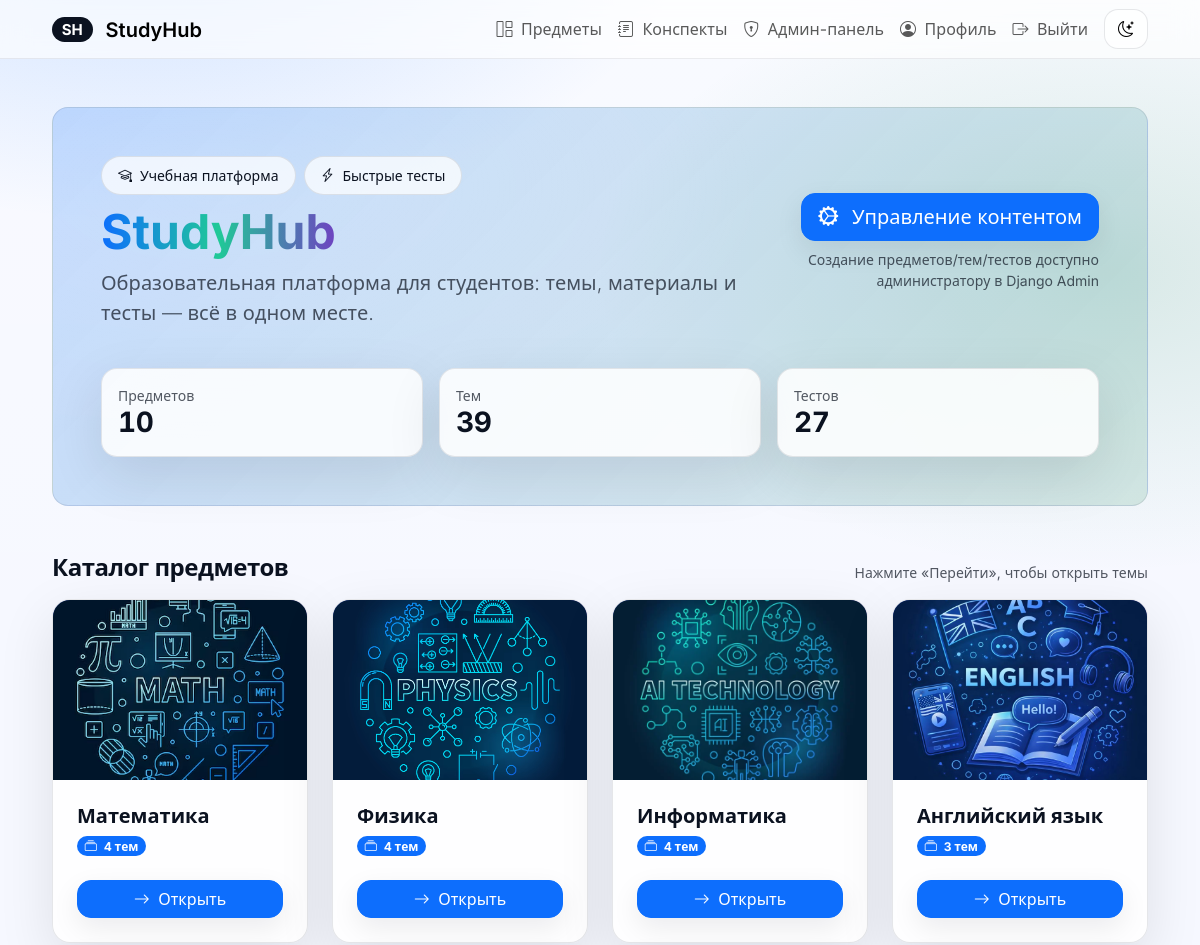
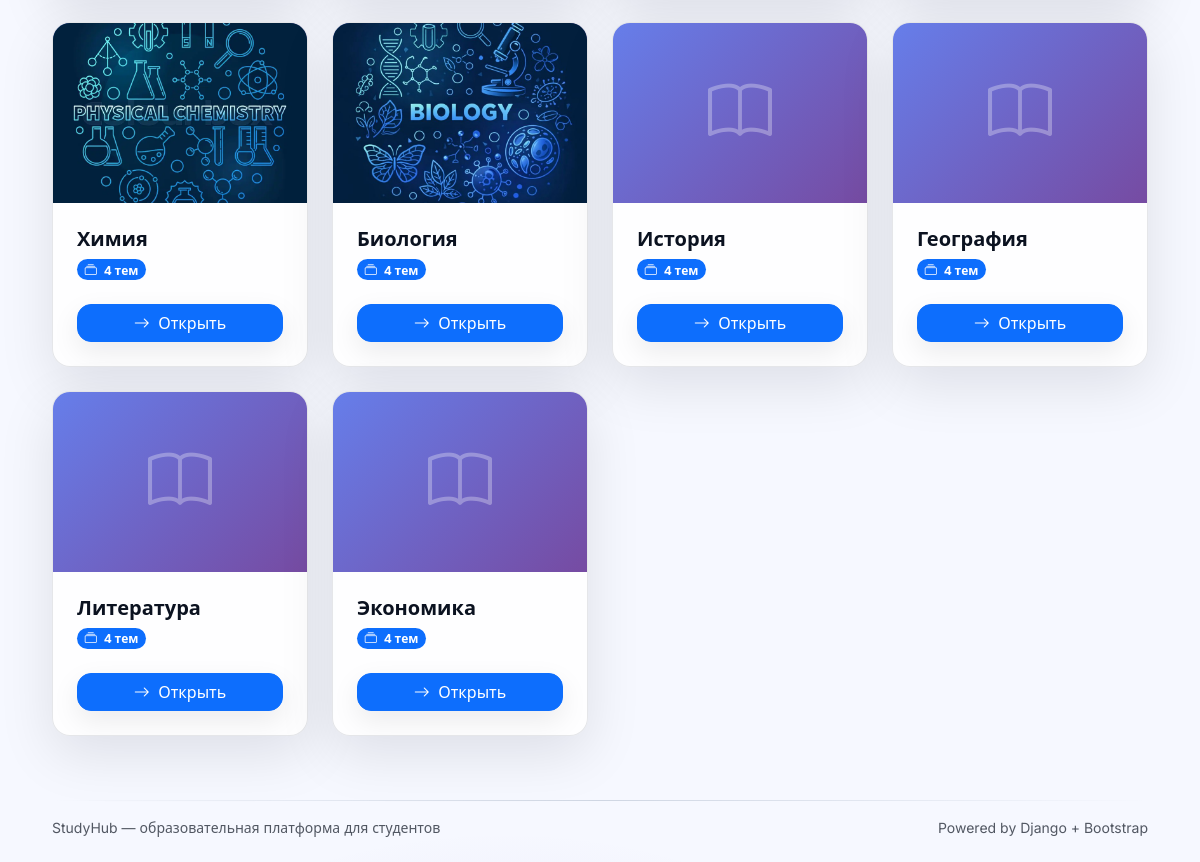
Page / (signed in) on the committed database (2 pictures, top to bottom).
### core/models.py (models this page shows, shortened)
class Subject(models.Model):
    name = models.CharField(max_length=200, verbose_name='Название')
    image = models.ImageField(upload_to='subjects/', blank=True, null=True, verbose_name='Изображение')
    description = models.TextField(blank=True, verbose_name='Описание')
    class Meta:
        ordering = ['name']
        verbose_name = 'Предмет'
        verbose_name_plural = 'Предметы'

### core/views.py (the view)
# urls.py: path('', views.home, name='home'),
def home(request: HttpRequest) -> HttpResponse:
    subjects = Subject.objects.annotate(topic_count=Count('topics')).all()
    stats = {
        'subjects': Subject.objects.count(),
        'topics': Topic.objects.count(),
        'tests': Test.objects.count(),
    }
    return render(request, 'core/home.html', {'subjects': subjects, 'stats': stats})

### templates/core/home.html (shortened to what this page needs)
{% extends "base.html" %}
{% block content %}
  <div class="p-4 p-lg-5 rounded-4 sh-hero mb-4 mb-lg-5">
    <div class="row g-4 align-items-center">
      <div class="col-lg-8">
        <div class="d-inline-flex align-items-center gap-2 mb-2">
          <span class="px-3 py-2 sh-chip small">
            <i class="bi bi-mortarboard me-1"></i> Учебная платформа
          </span>
          <span class="px-3 py-2 sh-chip small">
            <i class="bi bi-lightning-charge me-1"></i> Быстрые тесты
          </span>
        </div>
        <h1 class="display-5 fw-bold mb-2">
          <span class="sh-gradient-text">StudyHub</span>
        </h1>
        <p class="lead mb-0 sh-muted">
          Образовательная платформа для студентов: темы, материалы и тесты — всё в одном месте.
        </p>
      </div>
      <div class="col-lg-4 text-lg-end">
        <a class="btn btn-primary btn-lg" href="/admin/">
          <i class="bi bi-gear-wide-connected me-2"></i> Управление контентом
        </a>
        <div class="small mt-2 sh-muted">
          Создание предметов/тем/тестов доступно администратору в Django Admin
        </div>
      </div>
    </div>
    <div class="row g-3 mt-4">
      <div class="col-12 col-md-4">
        <div class="p-3 rounded-4 sh-glass sh-card">
          <div class="small sh-muted">Предметов</div>
          <div class="h3 fw-bold mb-0 sh-kbd">{{ stats.subjects }}</div>
        </div>
      </div>
      <div class="col-12 col-md-4">
        <div class="p-3 rounded-4 sh-glass sh-card">
          <div class="small sh-muted">Тем</div>
          <div class="h3 fw-bold mb-0 sh-kbd">{{ stats.topics }}</div>
        </div>
      </div>
      <div class="col-12 col-md-4">
        <div class="p-3 rounded-4 sh-glass sh-card">
          <div class="small sh-muted">Тестов</div>
          <div class="h3 fw-bold mb-0 sh-kbd">{{ stats.tests }}</div>
        </div>
      </div>
    </div>
  </div>
  <div class="d-flex flex-wrap justify-content-between align-items-end gap-2 mb-3">
    <h2 class="h4 fw-semibold mb-0 sh-section-title">Каталог предметов</h2>
    <div class="small sh-muted">Нажмите «Перейти», чтобы открыть темы</div>
  </div>
  {% if subjects %}
    <div class="row g-4">
      {% for subject in subjects %}
        <div class="col-12 col-sm-6 col-lg-4 col-xl-3">
          <div class="sh-glass sh-card sh-card-hover h-100 p-0 overflow-hidden position-relative d-flex flex-column">
            {% if subject.image %}
              <div class="subject-image-wrapper" style="height: 180px; overflow: hidden; background: linear-gradient(135deg, #667eea 0%, #764ba2 100%);">
                <img src="{{ subject.image.url }}" alt="{{ subject.name }}" class="w-100 h-100 object-fit-cover">
              </div>
            {% else %}
              <div class="subject-image-wrapper d-flex align-items-center justify-content-center" style="height: 180px; background: linear-gradient(135deg, #667eea 0%, #764ba2 100%);">
                <i class="bi bi-book text-white" style="font-size: 4rem; opacity: 0.3;"></i>
              </div>
            {% endif %}
            <div class="d-flex flex-column flex-grow-1 p-4">
              <div class="mb-3">
                <h3 class="h5 fw-bold mb-2">{{ subject.name }}</h3>
                <div class="d-flex align-items-center gap-2 mb-2">
                  <span class="badge bg-primary">
                    <i class="bi bi-collection me-1"></i> {{ subject.topic_count }} тем
                  </span>
                </div>
              </div>
              <div class="mt-auto">
                <a class="btn btn-primary w-100" href="{% url 'subject_detail' subject.id %}">
                  <i class="bi bi-arrow-right me-1"></i> Открыть
                </a>
              </div>
            </div>
          </div>
        </div>
      {% endfor %}
    </div>
  {% endif %}
{% endblock %}

### templates/base.html (style rules this page uses)
:root { --sh-radius: 18px; --sh-radius-sm: 14px; --sh-border: rgba(15, 23, 42, 0.10); --sh-shadow: 0 18px 55px rgba(2, 6, 23, 0.10); --sh-shadow-soft: 0 10px 28px rgba(2, 6, 23, 0.08); --sh-text: #0b1220; --sh-muted: rgba(11, 18, 32, 0.70); --sh-bg: #f6f8ff; --sh-surface: rgba(255, 255, 255, 0.86); --sh-surface-2: rgba(255, 255, 255, 0.72); }
body { font-family: Inter, system-ui, -apple-system, Segoe UI, Roboto, Arial, sans-serif; color: var(--sh-text); background: radial-gradient(920px 520px at 12% -5%, rgba(13, 110, 253, 0.18), transparent 60%), radial-gradient(880px 520px at 92% 15%, rgba(25, 135, 84, 0.14), transparent 58%), radial-gradient(760px 520px at 42% 115%, rgba(111, 66, 193, 0.14), transparent 58%), linear-gradient(180deg, rgba(255, 255, 255, 0.30), transparent 40%), var(--sh-bg); }
.sh-glass { background: var(--sh-surface); border: 1px solid var(--sh-border); box-shadow: var(--sh-shadow); }
.sh-card { border-radius: var(--sh-radius); }
.sh-card-hover { transition: transform 160ms ease, box-shadow 160ms ease, border-color 160ms ease; }
.subject-image-wrapper { overflow: hidden; }
.subject-image-wrapper img { transition: transform 0.3s ease; }
.object-fit-cover { object-fit: cover; }
.sh-hero { border-radius: calc(var(--sh-radius) + 4px); border: 1px solid rgba(15, 23, 42, 0.10); background: linear-gradient(135deg, rgba(13, 110, 253, 0.22), rgba(25, 135, 84, 0.14)), radial-gradient(900px 420px at 15% 20%, rgba(255, 255, 255, 0.40), transparent 60%); }
.sh-muted { color: var(--sh-muted); }
.sh-gradient-text { background: linear-gradient(90deg, #0d6efd, #20c997, #6f42c1); -webkit-background-clip: text; background-clip: text; color: transparent; }
.btn { border-radius: 14px; box-shadow: 0 10px 28px rgba(2, 6, 23, 0.08); }
.badge { border-radius: 999px; }
.sh-kbd { font-variant-numeric: tabular-nums; letter-spacing: -0.01em; }
.sh-section-title { letter-spacing: -0.02em; }
.sh-chip { border: 1px solid var(--sh-border); background: var(--sh-surface-2); border-radius: 999px; }

### rows in the picture
Subject: image (picture), name "Математика", topic_count "4"
Subject: image (picture), name "Физика", topic_count "4"
Subject: image (picture), name "Информатика", topic_count "4"
Subject: image (picture), name "Английский язык", topic_count "3"
Subject: image (picture), name "Химия", topic_count "4"
Subject: image (picture), name "Биология", topic_count "4"
Subject: name "История", topic_count "4"
Subject: name "География", topic_count "4"
Subject: name "Литература", topic_count "4"
Subject: name "Экономика", topic_count "4"

### other values in the picture
{{ stats.subjects }} "10"
{{ stats.topics }} "39"
{{ stats.tests }} "27"
